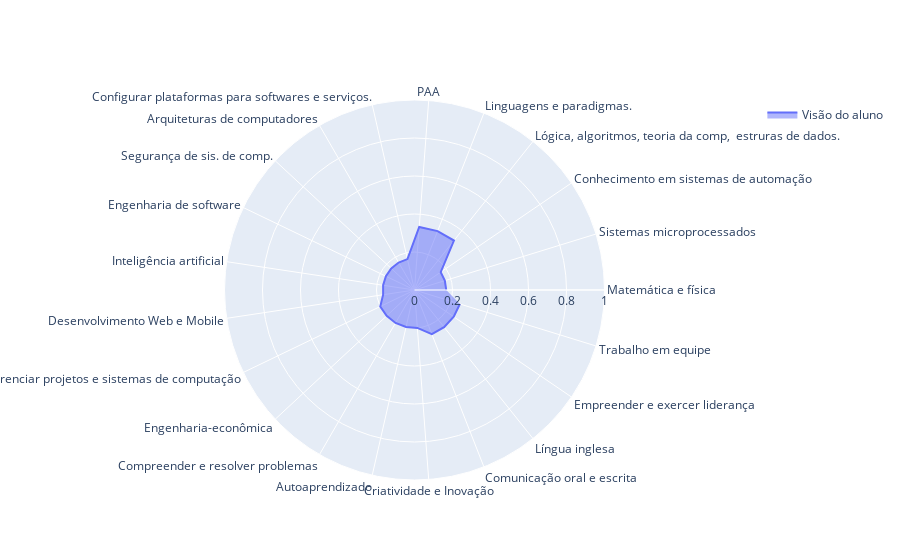

Write notebook code for a chart like this one.
### Markdown cell above
#### Visão de competências aluno

Propagadas sobre os grafos

### Code cell
fig = Plot.spider_plot(
    categorias, 
    r1=list(notas_aluno.values()), 
    r1_name="Visão do aluno")

### Figure 1 — Plotly figure (JSON) as saved in the notebook; plotly's stock layout.template omitted (floating-point values rounded to 4 significant figures)
{"data": [{"fill": "toself", "name": "Visão do aluno", "r": [0.167, 0.167, 0.167, 0.333, 0.333, 0.333, 0.167, 0.167, 0.167, 0.167, 0.167, 0.167, 0.2, 0.2, 0.2, 0.2, 0.2, 0.25, 0.25, 0.25, 0.25], "theta": ["Matemática e física", "Sistemas microprocessados", "Conhecimento em sistemas de automação ", "Lógica, algoritmos, teoria da comp,  estruras de dados.", "Linguagens e paradigmas.", "PAA", "Configurar plataformas para softwares e serviços.", "Arquiteturas de computadores", "Segurança de sis. de comp.", "Engenharia de software", "Inteligência artificial", "Desenvolvimento Web e Mobile", "Gerenciar projetos e sistemas de computação", "Engenharia-econômica", "Compreender e resolver problemas", "Autoaprendizado", "Criatividade e Inovação", "Comunicação oral e escrita", "Língua inglesa", "Empreender e exercer liderança", "Trabalho em equipe"], "type": "scatterpolar"}], "layout": {"autosize": true, "polar": {"angularaxis": {"type": "category"}, "radialaxis": {"autorange": false, "range": [0, 1], "type": "linear", "visible": true}}, "showlegend": true}}
